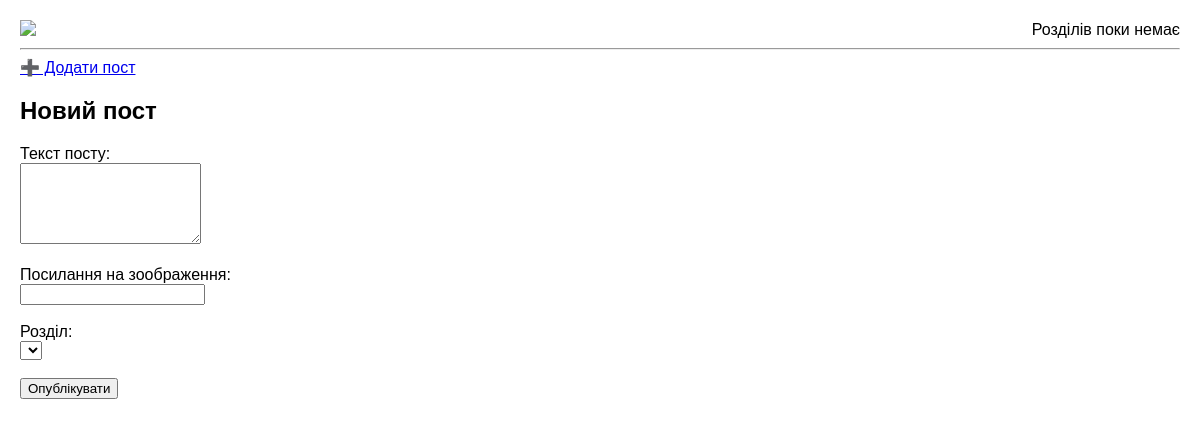
The app's page /add, older data.
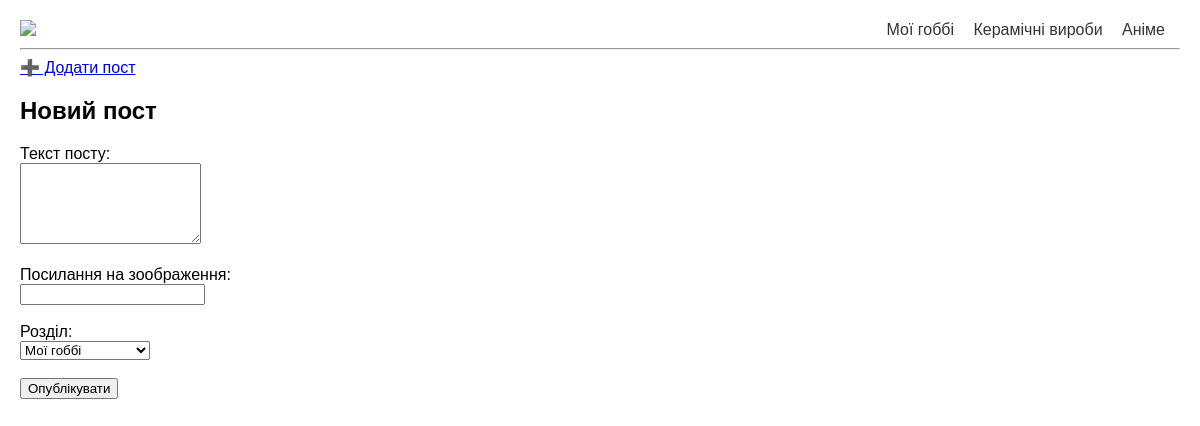
The same page, newer data.
### tables this page shows
CREATE TABLE sections (
        id INTEGER PRIMARY KEY AUTOINCREMENT,
        name TEXT UNIQUE NOT NULL,
        slug TEXT UNIQUE NOT NULL
        );

### main.py (the view, shortened to what this page needs)
@app.route("/add", methods=["GET", "POST"])
def add_post():
    sections = get_blog_sections()
    return render_template("add_post.html", sections=sections)

### db.py (called while the page is built)
def get_db():
    conn = sqlite3.connect(DB_Name)
    conn.row_factory = sqlite3.Row
    return conn

def get_blog_sections():
    with get_db() as db:
        sections = db.execute("SELECT * FROM sections").fetchall()
        return sections

### templates/add_post.html (shortened to what this page needs)
{% extends "base.html" %}
{% block content %}
<h2>Новий пост</h2>
<form method="post">
    <label>Текст посту:</label><br>
    <textarea name="text" required rows="5"></textarea><br><br>
    <label>Посилання на зоображення:</label><br>
    <input type="text" name="image"><br><br>
    <label>Розділ:</label><br>
    <select name="section" required>
        {% for section in sections %}
            <option value="{{ section.id }}">{{section.name }}</option>
        {% endfor %}
    </select><br><br>
    <button type="submit">Опублікувати</button>
</form>
{% endblock %}

### templates/base.html (shortened to what this page needs)
<!DOCTYPE html>
<html lang="uk">
<head>
    <link rel="stylesheet" href="{{ url_for('static', filename='css/style.css') }}">
</head>
<body>
<header>
    <a href="{{ url_for('index') }}"><img src= "https://upload.wikimedia.org/wikipedia/commons/7/73/Wikipedia-logo-for-Ukraine.png"></a>
    <header>
        <nav>
              <div>
                {% for section in sections %}
                        <a href="{{ url_for('section_page', section_slug=section.slug) }}">
                            {{ section.name }}
                        </a>
                {% else %}
                    Розділів поки немає
                  {% endfor %}
              </div>
        </nav>
    </header>
</header>
<hr>
<a href="{{ url_for('add_post') }}">➕ Додати пост</a>
{% block content %}{% endblock %}
</body>
</html>

Row changes from the older to the newer data that the page shows:
added sections: name "Мої гоббі"
added sections: name "Керамічні вироби"
added sections: name "Аніме"
Text that changed along with them:
form field section: (not shown) → "Мої гоббі"
text no longer shown: "Розділів поки немає"
